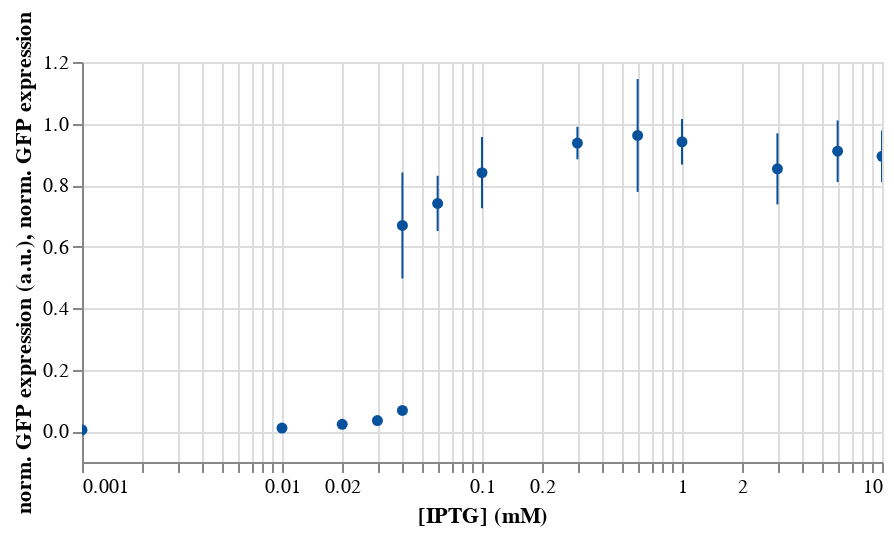

Notebook code for this chart:
### Markdown cell above
### Practice 2 solution

### Code cell
# Add error bars to the DataFrame
df['error_low'] = df['gfp'] - 1.96*df['sem']
df['error_high'] = df['gfp'] + 1.96*df['sem']

# Make the error bar plot
error_bars = alt.Chart(df,
        height=200,
        width=400
    ).mark_rule(
        color='#08519c',
    ).encode(
        x=alt.X('iptg (mM):Q',
                title='[IPTG] (mM)', 
                scale=alt.Scale(type='log')),
        y=alt.Y('error_low:Q', 
                title='norm. GFP expression'),
        y2=alt.Y2('error_high:Q', 
            title='norm. GFP expression')
    )

# Overlay
(dots + error_bars).interactive()

### Figure 1 — Vega-Lite specification as saved in the notebook (floating-point values rounded to 4 significant figures)
{"$schema": "https://vega.github.io/schema/vega-lite/v2.4.3.json", "config": {"view": {"height": 300, "width": 400}}, "layer": [{"data": {"values": [{"error_high": 0.0109, "error_low": -0.002721, "gfp": 0.00409, "iptg (mM)": 0.001, "sem": 0.003475}, {"error_high": 0.01467, "error_low": 0.00578, "gfp": 0.01022, "iptg (mM)": 0.01, "sem": 0.002268}, {"error_high": 0.03187, "error_low": 0.01312, "gfp": 0.02249, "iptg (mM)": 0.02, "sem": 0.004781}, {"error_high": 0.04065, "error_low": 0.02888, "gfp": 0.03476, "iptg (mM)": 0.03, "sem": 0.003}, {"error_high": 0.08043, "error_low": 0.05454, "gfp": 0.06749, "iptg (mM)": 0.04, "sem": 0.006604}, {"error_high": 0.8409, "error_low": 0.4965, "gfp": 0.6687, "iptg (mM)": 0.04, "sem": 0.08786}, {"error_high": 0.8302, "error_low": 0.6504, "gfp": 0.7403, "iptg (mM)": 0.06, "sem": 0.04585}, {"error_high": 0.9561, "error_low": 0.7249, "gfp": 0.8405, "iptg (mM)": 0.1, "sem": 0.05899}, {"error_high": 0.9894, "error_low": 0.8838, "gfp": 0.9366, "iptg (mM)": 0.3, "sem": 0.02693}, {"error_high": 1.145, "error_low": 0.7778, "gfp": 0.9611, "iptg (mM)": 0.6, "sem": 0.09355}, {"error_high": 1.014, "error_low": 0.867, "gfp": 0.9407, "iptg (mM)": 1, "sem": 0.03762}, {"error_high": 0.9685, "error_low": 0.7371, "gfp": 0.8528, "iptg (mM)": 3, "sem": 0.05904}, {"error_high": 1.01, "error_low": 0.81, "gfp": 0.91, "iptg (mM)": 6, "sem": 0.05105}, {"error_high": 0.9775, "error_low": 0.8098, "gfp": 0.8937, "iptg (mM)": 10, "sem": 0.04277}]}, "encoding": {"x": {"field": "iptg (mM)", "scale": {"type": "log"}, "title": "[IPTG] (mM)", "type": "quantitative"}, "y": {"field": "gfp", "title": "norm. GFP expression (a.u.)", "type": "quantitative"}}, "height": 200, "mark": {"color": "#08519c", "filled": true, "opacity": 1, "type": "point"}, "selection": {"selector001": {"bind": "scales", "encodings": ["x", "y"], "mark": {"fill": "#333", "fillOpacity": 0.125, "stroke": "white"}, "on": "[mousedown, window:mouseup] > window:mousemove!", "resolve": "global", "translate": "[mousedown, window:mouseup] > window:mousemove!", "type": "interval", "zoom": "wheel!"}}, "width": 400}, {"data": {"values": [{"error_high": 0.0109, "error_low": -0.002721, "gfp": 0.00409, "iptg (mM)": 0.001, "sem": 0.003475}, {"error_high": 0.01467, "error_low": 0.00578, "gfp": 0.01022, "iptg (mM)": 0.01, "sem": 0.002268}, {"error_high": 0.03187, "error_low": 0.01312, "gfp": 0.02249, "iptg (mM)": 0.02, "sem": 0.004781}, {"error_high": 0.04065, "error_low": 0.02888, "gfp": 0.03476, "iptg (mM)": 0.03, "sem": 0.003}, {"error_high": 0.08043, "error_low": 0.05454, "gfp": 0.06749, "iptg (mM)": 0.04, "sem": 0.006604}, {"error_high": 0.8409, "error_low": 0.4965, "gfp": 0.6687, "iptg (mM)": 0.04, "sem": 0.08786}, {"error_high": 0.8302, "error_low": 0.6504, "gfp": 0.7403, "iptg (mM)": 0.06, "sem": 0.04585}, {"error_high": 0.9561, "error_low": 0.7249, "gfp": 0.8405, "iptg (mM)": 0.1, "sem": 0.05899}, {"error_high": 0.9894, "error_low": 0.8838, "gfp": 0.9366, "iptg (mM)": 0.3, "sem": 0.02693}, {"error_high": 1.145, "error_low": 0.7778, "gfp": 0.9611, "iptg (mM)": 0.6, "sem": 0.09355}, {"error_high": 1.014, "error_low": 0.867, "gfp": 0.9407, "iptg (mM)": 1, "sem": 0.03762}, {"error_high": 0.9685, "error_low": 0.7371, "gfp": 0.8528, "iptg (mM)": 3, "sem": 0.05904}, {"error_high": 1.01, "error_low": 0.81, "gfp": 0.91, "iptg (mM)": 6, "sem": 0.05105}, {"error_high": 0.9775, "error_low": 0.8098, "gfp": 0.8937, "iptg (mM)": 10, "sem": 0.04277}]}, "encoding": {"x": {"field": "iptg (mM)", "scale": {"type": "log"}, "title": "[IPTG] (mM)", "type": "quantitative"}, "y": {"field": "error_low", "title": "norm. GFP expression", "type": "quantitative"}, "y2": {"field": "error_high", "title": "norm. GFP expression", "type": "quantitative"}}, "height": 200, "mark": {"color": "#08519c", "type": "rule"}, "width": 400}]}
